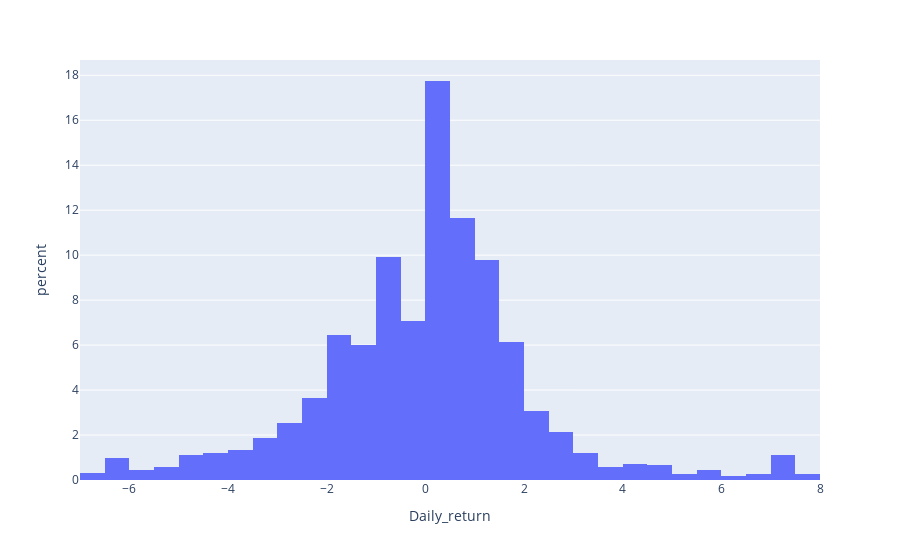

The notebook cell saved with this chart:
### Code cell
fig = go.Figure()
px.histogram(df, x="Daily_return",histnorm='percent')
#ff.create_distplot(df, group_labels)

### Figure 1 — Plotly figure (JSON) as saved in the notebook; plotly's stock layout.template omitted (floating-point values rounded to 4 significant figures; data arrays with more than 128 entries replaced by an {"elided": "..."} marker saying what was removed)
{"data": [{"alignmentgroup": "True", "bingroup": "x", "histnorm": "percent", "hovertemplate": "Daily_return=%{x}<br>percent=%{y}<extra></extra>", "legendgroup": "", "marker": {"color": "#636efa"}, "name": "", "offsetgroup": "", "orientation": "v", "showlegend": false, "type": "histogram", "x": {"elided": "1499 float values"}, "xaxis": "x", "yaxis": "y"}], "layout": {"barmode": "relative", "legend": {"tracegroupgap": 0}, "margin": {"t": 60}, "xaxis": {"anchor": "y", "domain": [0, 1], "title": {"text": "Daily_return"}}, "yaxis": {"anchor": "x", "domain": [0, 1], "title": {"text": "percent"}}}}
